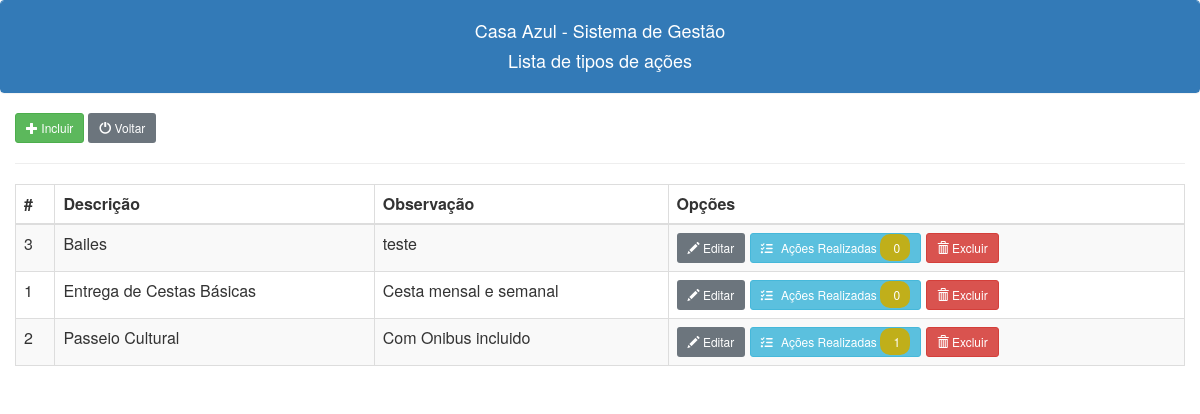
Screenshot of /tipo_acoes/tipo_acoes_lista.php (signed in) with the database file from the repository.
### tables this page shows
CREATE TABLE IF NOT EXISTS `atividades` (
  `id` int NOT NULL AUTO_INCREMENT,
  `descricao` varchar(200) DEFAULT NULL,
  `observacao` blob,
  PRIMARY KEY (`id`)
);

### tipo_acoes/tipo_acoes_lista.php (the view, shortened to what this page needs)
<?php
include("../conexao.php");
include("../links.php");
?>
<!doctype html>
<html lang="en">
  <head>
    <link rel="stylesheet" href="https://cdnjs.cloudflare.com/ajax/libs/font-awesome/6.0.0/css/all.min.css">
</head>
<body>
    <div class="panel panel-primary class">
        <div class="panel-heading text-center">
            <h4>Casa Azul - Sistema de Gestão</h4>
            <h4>Lista de tipos de ações</h4>
        </div>
    </div>
    <div class="container-fluid">
        <button type="button" title="Inclusão de Nova atividade" class="btn btn-success btn-sm" data-toggle="modal" data-target="#novoModal"><span class="glyphicon glyphicon-plus"></span>
            Incluir
        </button>
        <a class="btn btn-secondary btn-sm" href="/casaazul/menu.php"><span class="glyphicon glyphicon-off"></span> Voltar</a>
        <hr>
        <table class="table table-bordered table-striped tabatividades">
            <thead class="thead">
                <tr>
                    <th scope="col">#</th>
                    <th scope="col">Descrição</th>
                    <th scope="col">Observação</th>
                    <th scope="col">Opções</th>
                </tr>
            </thead>
            <tbody>
                <?php
                $c_sql = "SELECT atividades.id, atividades.descricao, atividades.observacao FROM atividades ORDER BY atividades.descricao";
                $result = $conection->query($c_sql);
                while ($c_linha = $result->fetch_assoc()) {
                    $qtd_acoes = 0;
                    $c_sql_qtd = "SELECT COUNT(*) AS qtd FROM acoes WHERE id_tipo_atividade = $c_linha[id]";
                    $result_qtd = $conection->query($c_sql_qtd);
                    if ($result_qtd) {
                        $c_linha_qtd = $result_qtd->fetch_assoc();
                        $qtd_acoes = $c_linha_qtd['qtd'];
                    }
                    echo "
                    <tr>
                    <td>$c_linha[id]</td>
                    <td>$c_linha[descricao]</td>
                    <td>$c_linha[observacao]</td>
                    <td>
                    <button type='button' class='btn btn-secondary btn-sm editbtn' data-toggle='modal' title='Editar Tipo de Ação'><span class='glyphicon glyphicon-pencil'></span> Editar</button>
                    <a class='btn btn-info btn-sm' href='/casaazul/tipo_acoes/tipo_acoes_realizadas.php?id=$c_linha[id]'><i class='fas fa-tasks mr-2'></i></span> Ações Realizadas&nbsp<span style='background-color: #c0af1a; color: white; padding: 5px 10px; border-radius: 10px;'> $qtd_acoes</span></a>
                    <a class='btn btn-danger btn-sm' href='javascript:func()'onclick='confirmacao($c_linha[id])'><span class='glyphicon glyphicon-trash'></span> Excluir</a>
                    </td>
                    </tr>
                    ";
                }
                ?>
            </tbody>
        </table>
    </div>
</body>
</html>

### rows the page displays
atividades: id "3", descricao "Bailes", observacao "teste", qtd_acoes "0"
atividades: id "1", descricao "Entrega de Cestas Básicas", observacao "Cesta mensal e semanal", qtd_acoes "0"
atividades: id "2", descricao "Passeio Cultural", observacao "Com Onibus incluido", qtd_acoes "1"
